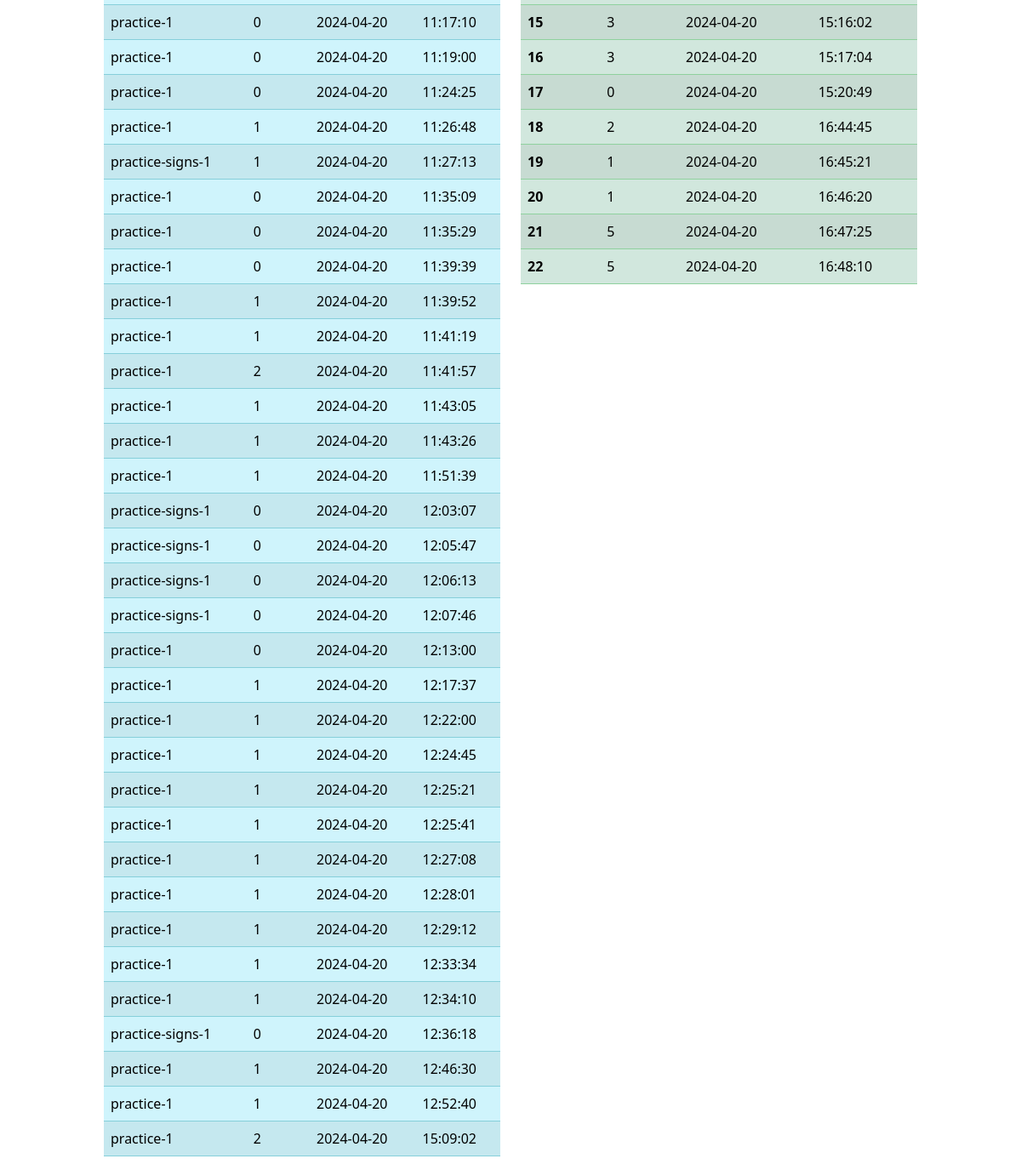
Page /score-history (signed in, lower part) on the earlier database version.
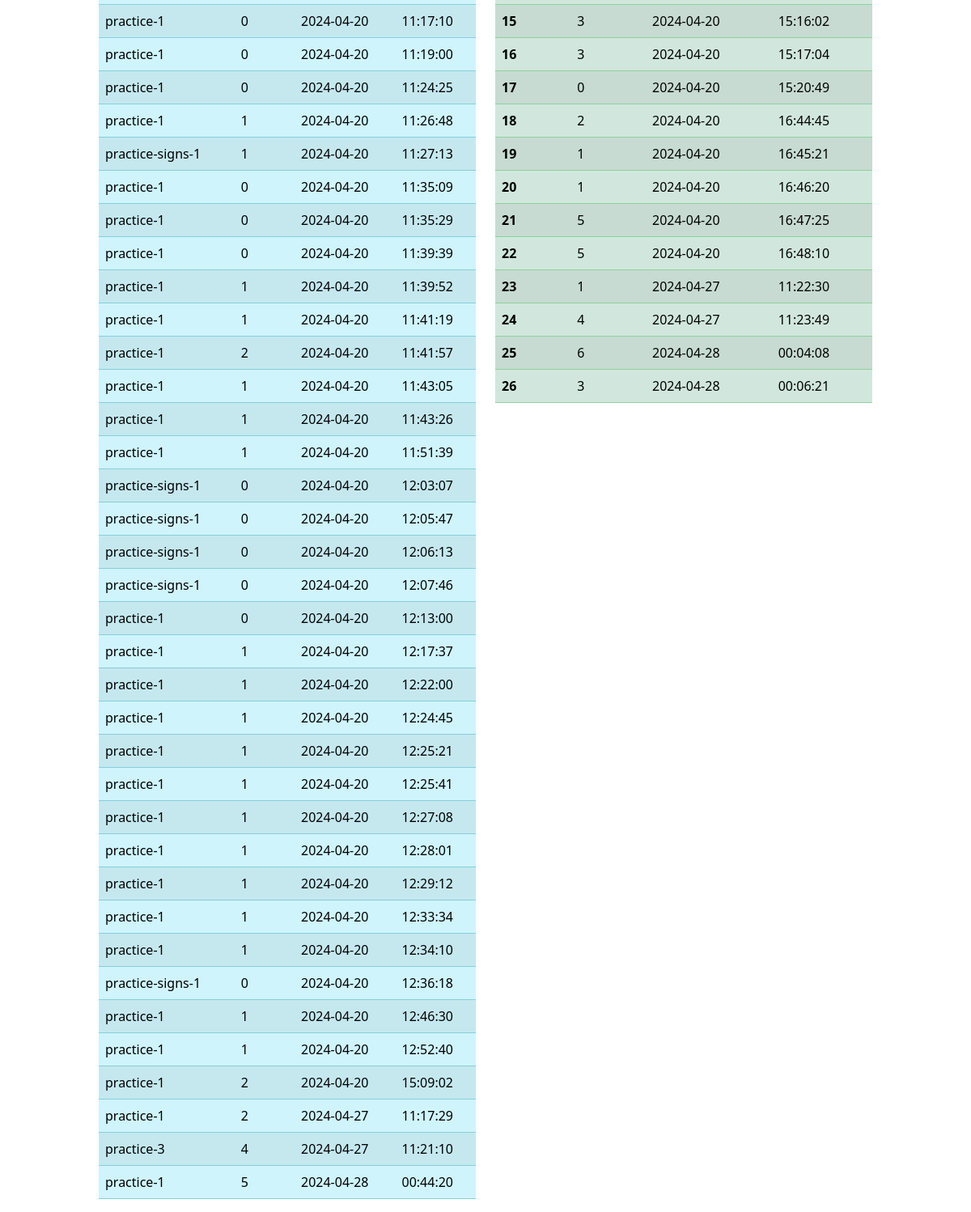
Same page on the later database version.
### DMV/models.py (models this page shows)
class Practice_scores(db.Model):
    id = db.Column(db.Integer, primary_key = True)
    user_id = db.Column(db.Integer, db.ForeignKey('user.id'), nullable=False)
    user = relationship('User', backref='practice_scores')
    practice_name = db.Column(db.String(150))
    score = db.Column(db.Integer)
    timestamp = db.Column(db.DateTime, default=datetime.now)

class Exam_scores(db.Model):
    id = db.Column(db.Integer, primary_key = True)
    user_id = db.Column(db.Integer, db.ForeignKey('user.id'), nullable=False)
    user = relationship('User', backref='exam_scores')
    exam_name = db.Column(db.String(150))
    score = db.Column(db.Integer)
    timestamp = db.Column(db.DateTime, default=datetime.now)

### DMV/controller/views.py (the view)
@views.route('/score-history')
@login_required
def score_history():
    practice_scores = current_user.practice_scores
    exam_scores = current_user.exam_scores
    has_history = 1 if practice_scores or exam_scores else -1
    @after_this_request
    def add_seaborn_plot(response):
        matplotlib.use('Agg')
        if practice_scores:
            practice_data = pd.DataFrame({
                'Practice Date': [score.timestamp.strftime('%Y-%m-%d') for score in practice_scores],
                'Practice Score': [score.score for score in practice_scores]
            })
        else:
            practice_data = pd.DataFrame(columns=['Practice Date', 'Practice Score'])
            practice_data.loc[0] = ['2024-04-24', 0]  # Dummy date and score
        if practice_scores:
            scatter = sns.catplot(data=practice_data, kind = "swarm", x='Practice Date', y='Practice Score', hue='Practice Date', palette='viridis')
            scatter.set(ylim=(-2, 22))
        else:
            sns.catplot(data=practice_data, x='Practice Date', y='Practice Score', kind='point', color='b', alpha=0)
        static_dir = os.path.join(current_app.root_path, 'static')
        if not os.path.exists(static_dir):
            os.makedirs(static_dir)
        practice_plot_path = os.path.join(static_dir, 'practice_plot.png')
        plt.savefig(practice_plot_path)
        plt.close()
        response.practice_image_url = practice_plot_path
        if exam_scores:
            exam_data = pd.DataFrame({
                'Exam Date': [score.timestamp.strftime('%Y-%m-%d') for score in exam_scores],
                'Exam Score': [score.score for score in exam_scores]
            })
        else:
            exam_data = pd.DataFrame(columns=['Exam Date', 'Exam Score'])
            exam_data.loc[0] = ['2024-04-24', 0]  # Dummy date and score
        if exam_scores:
            scatter = sns.catplot(data=exam_data, kind = "swarm", x='Exam Date', y='Exam Score', hue='Exam Date', palette='viridis')
            scatter.set(ylim=(-2, 22))
        else:
            sns.catplot(data=exam_data, x='Exam Date', y='Exam Score', kind='point', color='b', alpha=0)
        exam_plot_path = os.path.join(static_dir, 'exam_plot.png')
        plt.savefig(exam_plot_path)
        plt.close()
        response.exam_image_url = exam_plot_path
        return response
    return render_template("scoreHistory.html", user=current_user, practice_scores=practice_scores, exam_scores=exam_scores, has_history = has_history)

### DMV/__init__.py (called while the page is built)
def create_app():
    app = Flask(__name__)
    app.config['SECRET_KEY'] = 'projectCS122'     #secures cookie data
    app.config['SQLALCHEMY_DATABASE_URI'] = f'sqlite:///{DB_NAME}'
    db.init_app(app)
    login_manager = LoginManager()
    login_manager.login_view = 'auth.login'
    login_manager.init_app(app)
    from .controller.views import views
    from .controller.auth import auth
    app.register_blueprint(views, url_prefix = "/")
    app.register_blueprint(auth, url_prefix = "/")
    from .models import User
    create_database(app)
    @login_manager.user_loader
    def load_user(id):
        return User.query.get(int(id))
    return app

### DMV/templates/scoreHistory.html (shortened to what this page needs)
{% extends 'templateMain.html' %} {% block title %} Score History {% endblock %}
{% block body %}
<div class="container-fluid">
  <div class="row justify-content-center mt-3">
    <div class="col-10">
      <div class="">
        {% if has_history == 1 %}
        <div class="row">
          <div class="col-6">
            <table class="table table-info table-striped table-hover">
              <tbody>
                {% for prac_score in practice_scores %}
                <tr>
                  <td>{{ prac_score.practice_name }}</td>
                  <td>{{ prac_score.score }}</td>
                  <td>{{ prac_score.timestamp.strftime('%Y-%m-%d') }}</td>
                  <td>{{ prac_score.timestamp.strftime('%H:%M:%S') }}</td>
                </tr>
                {% endfor %}
              </tbody>
            </table>
          </div>
          <div class="col-6">
            <table class="table table-success table-striped table-hover">
              <tbody>
                {% for i in range(exam_scores|length) %}
                <tr>
                  <th>{{ i + 1 }}</th>
                  <td>{{ exam_scores[i].score }}</td>
                  <td>{{ exam_scores[i].timestamp.strftime('%Y-%m-%d') }}</td>
                  <td>{{ exam_scores[i].timestamp.strftime('%H:%M:%S') }}</td>
                </tr>
                {% endfor %}
              </tbody>
            </table>
          </div>
        </div>
        {% elif has_history == -1 %}
        <p>You don't have any score history yet.</p>
        {% endif %}
      </div>
    </div>
  </div>
</div>
{% endblock %}

### DMV/templates/templateMain.html (shortened to what this page needs)
<!DOCTYPE html>
<html lang="en">
  <head>
    <link
      rel="stylesheet"
      href="https://stackpath.bootstrapcdn.com/bootstrap/4.4.1/css/bootstrap.min.css"
    />
    <link
      href="https://cdn.jsdelivr.net/npm/bootstrap@5.3.1/dist/css/bootstrap.min.css"
      rel="stylesheet"
    />
  </head>
  <body>
    <div class="container-fluid">{% block body %} {% endblock body %}</div>
  </body>
</html>

Differences in the rows shown:
added Practice_scores: practice_name "practice-1", score "2", timestamp "2024-04-27", timestamp "11:17:29"
added Practice_scores: practice_name "practice-3", score "4", timestamp "2024-04-27", timestamp "11:21:10"
added Practice_scores: practice_name "practice-1", score "5", timestamp "2024-04-28", timestamp "00:44:20"
added Exam_scores: score "1", timestamp "2024-04-27", timestamp "11:22:30"
added Exam_scores: score "4", timestamp "2024-04-27", timestamp "11:23:49"
added Exam_scores: score "6", timestamp "2024-04-28", timestamp "00:04:08"
added Exam_scores: score "3", timestamp "2024-04-28", timestamp "00:06:21"
Other differences:
new list line: "23"
new list line: "24"
new list line: "25"
new list line: "26"
